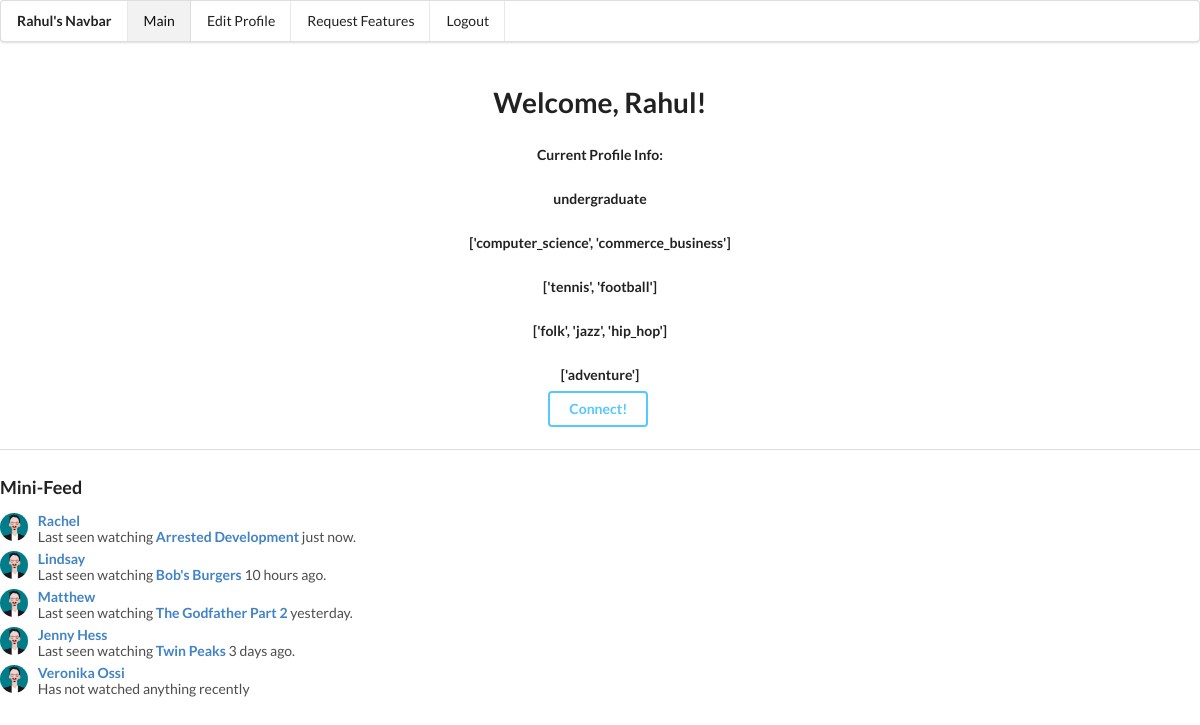
/main/ (signed in), run on the app's committed database.
### connect/models.py (models this page shows)
class Profile(models.Model):
    user = models.OneToOneField(User, on_delete=models.CASCADE)
    first_name = models.CharField(max_length=250, default='first_name')
    last_name = models.CharField(max_length=250, default='last_name')
    email = models.EmailField(default='ibrahul24@gmail.com')
    gender_choice = models.CharField(max_length=500, blank=True)
    occupation = models.CharField(max_length=500, blank=True)
    major = models.CharField(max_length=500, blank=True)
    user_faculty = models.CharField(max_length=200, blank=True)
    use_case = models.CharField(max_length=500, blank=False, default='gym')
    sport_choice = models.CharField(max_length=500, blank=True)
    music_choice = models.CharField(max_length=500, blank=True)
    movie_choice = models.CharField(max_length=500, blank=True)
    god_question = models.CharField(max_length=500, blank=True)
    program_question = models.CharField(max_length=500, default='yes')
    hobby_question = models.CharField(max_length=500, blank=True)
    subject_interest_question = models.CharField(max_length=500, blank=True)
    faculty_question = models.CharField(max_length=50, blank=True)

### connect/views.py (the view)
# urls.py: url(r'^main/', core_views.main_page, name='main_page'),
@login_required(login_url=reverse_lazy('landing_page'))
def main_page(request):
    current_user = request.user
    first_name = current_user.profile.first_name
    occupation = current_user.profile.occupation
    major = current_user.profile.major
    if request.method == 'GET' and 'recommend' in request.GET:
        get_user_information(current_user)
    sport_choice = current_user.profile.sport_choice
    if sport_choice != '':
        sport_choice = ast.literal_eval(sport_choice)
        sport_choice = [n.strip() for n in sport_choice]
    music_choice = current_user.profile.music_choice
    if music_choice != '':
        music_choice = ast.literal_eval(music_choice)
        music_choice = [n.strip() for n in music_choice]
    movie_choice = current_user.profile.movie_choice
    if movie_choice != '':
        movie_choice = ast.literal_eval(movie_choice)
        movie_choice = [n.strip() for n in movie_choice]
    god_question = current_user.profile.god_question
    program_question = current_user.profile.program_question
    if len(major) == 0 or len(sport_choice) == 0 or len(music_choice) == 0:
        messages.error(request, "To get accurate recommendation's, please answer majority of the questions!")
    return render(request, "main_page.html", {'name': first_name.capitalize(), 'occupation': occupation,
                                              'major':major, 'sport_choice':sport_choice,
                                              'music_choice':music_choice, 'movie_choice':movie_choice,
                                              'god_question':god_question, 'program_question':program_question})

### templates/main_page.html (shortened to what this page needs)
{% load staticfiles %}
<!DOCTYPE html>
<html lang="en">
<head>
    <link rel="stylesheet" href="https://cdnjs.cloudflare.com/ajax/libs/animate.css/3.5.2/animate.min.css">
    <link rel="stylesheet" type="text/css" href="https://cdnjs.cloudflare.com/ajax/libs/semantic-ui/2.2.6/semantic.css">
    <link rel="stylesheet" type="text/css" href="https://cdnjs.cloudflare.com/ajax/libs/semantic-ui/2.2.6/semantic.min.css">
</head>
<body>
<div class="ui menu">
  <div class="header item">
    Rahul's Navbar
  </div>
    <a class="item active" href="{% url 'main_page' %}">
    Main
    </a>
  <a class="item" href="{% url 'main_profile' %}">
      Edit Profile
  </a>
    <a class="item" href="{% url 'feature_request' %}">
        Request Features
  </a>
  <a class="item" href="{% url 'logout' %}">
    Logout
  </a>
</div>
<div style="text-align: center; margin-top: 3.5%;">
    <h1>Welcome, {{ name }}!</h1>
    <h5>Current Profile Info: </h5>
    <h5>{{ occupation }}</h5>
    <h5>{{ major }}</h5>
    <h5>{{ sport_choice }}</h5>
    <h5>{{ music_choice }}</h5>
    <h5>{{ movie_choice }}</h5>
</div>
<div class="ui one column stackable center aligned page grid">
    <form method="get">
            <input class="ui inverted blue button" type="submit" style="margin-top: 20%;" name="recommend" value="Connect!">
    </form>
</div>
<div class="ui divider" style="margin-top: 3%"></div>
<h3>Mini-Feed</h3>
<div class="ui list">
  <div class="item">
    <img class="ui avatar image" src="{% static 'images/elliot.jpg' %}">
    <div class="content">
      <a class="header">Rachel</a>
      <div class="description">Last seen watching <a><b>Arrested Development</b></a> just now.</div>
    </div>
  </div>
  <div class="item">
    <img class="ui avatar image" src="{% static 'images/elliot.jpg' %}">
    <div class="content">
      <a class="header">Lindsay</a>
      <div class="description">Last seen watching <a><b>Bob's Burgers</b></a> 10 hours ago.</div>
    </div>
  </div>
  <div class="item">
    <img class="ui avatar image" src="{% static 'images/elliot.jpg' %}">
    <div class="content">
      <a class="header">Matthew</a>
      <div class="description">Last seen watching <a><b>The Godfather Part 2</b></a> yesterday.</div>
    </div>
  </div>
  <div class="item">
    <img class="ui avatar image" src="{% static 'images/elliot.jpg' %}">
    <div class="content">
      <a class="header">Jenny Hess</a>
      <div class="description">Last seen watching <a><b>Twin Peaks</b></a> 3 days ago.</div>
    </div>
  </div>
  <div class="item">
    <img class="ui avatar image" src="{% static 'images/elliot.jpg' %}">
    <div class="content">
      <a class="header">Veronika Ossi</a>
      <div class="description">Has not watched anything recently</div>
    </div>
  </div>
</div>
</body>
</html>

### data on the page
Profile: occupation "undergraduate", major "['computer_science', 'commerce_business']", sport_choice "['tennis', 'football']", music_choice "['folk', 'jazz', 'hip_hop']", movie_choice "['adventure']"

### other printed values
{{ name }} "Rahul"
